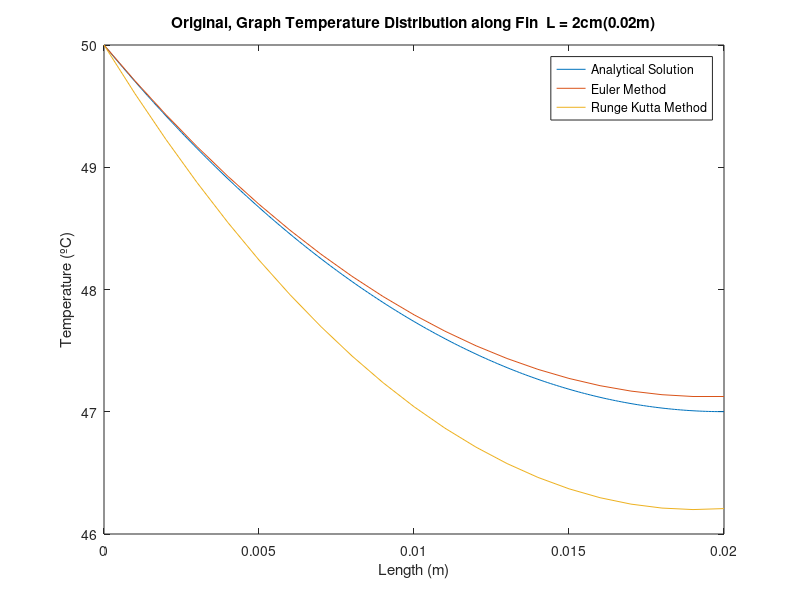

Recreate this plot in MATLAB.
clc;
clear all;
close all;

PI = 3.14159;           % The value of pie
d =  1e-3;              % diameter of Pin Fin
K =  120;               % Conduction co-efficient 
Tb = 50;                % Base temperature
Ta = 25;                % Ambient Air temperature
L =  2e-2;              % Length of pin fin
h =  20;                % Convection co-efficient
A = PI*(d/2)^2;         %Cross sectional area of pin fin
p = PI*d;               % Perimeter value
m = sqrt((h*p)/(K*A));  % value of m

                    %%%%%%%%%%%%%%%%%%%%%%%%%%%%%%%%%%
                    %    Analytical solution method  %
                    %%%%%%%%%%%%%%%%%%%%%%%%%%%%%%%%%%
x =[0:0.0001:L];
Temp = cosh(m*(L - x))/cosh(m*L);
temperature = Temp*(Tb - Ta) + Ta;
plot(x,(temperature));


                    %%%%%%%%%%%%%%%%%%%%%%%%%%%%%
                    %   Using Euler method
                    %%%%%%%%%%%%%%%%%%%%%%%%%%%%%

% 1. Boundary condtions.
% Two Boundary conditions.
    % a. T(0) = 100
    % b. dT/dx = 0  | (x = L)

n = 20;
T(1) = Tb;
step = L/n
f(1) = m^2 * (T(1) - Ta);
v(1) =  -L*f(1);        % initial guess... assume that step = length....
                        % shooting method to guess the value of v(1)
for i=1:200             % loop for calculating the euler method
    for j=1:n    
        v(j+1) = v(j) + step * f(j);
        T(j+1) = T(j) + step * v(j);
        f(j+1) = m^2 * (T(j+1) - Ta);
    end
    
    %adjusting the next value of v(0) based on deviation from ideal value
    if(abs(v(n)) > 0.00001)
        v(1) = v(1) - v(n)* 0.1;
    end
end
hold
plot(0:step:L,T);


                        %%%%%%%%%%%%%%%%%%%%%%%%%%%%%
                        %%%% RUNGE KUTTA 5th ORDER%%%
                        %%%%%%%%%%%%%%%%%%%%%%%%%%%%%

%setting up initial values

T(1) = Tb;
step = L/n;
F  = @(T) m^2 * (T - Ta);
F2 = @(v) v;

RK_v(1)= -L*F(T(1)); % initial guess... assume that step = length....
                     % shooting method to improve the guessed value of v(1)
for i=1:20           % Loop for calculating Runga-Katta 5th order
    for j=1:n    
        k1_v = F(T(j));
        k2_v = F(T(j) + (1/4)*k1_v*step);
        k3_v = F(T(j) + (1/8)*k1_v*step + (1/8)*k2_v*step);
        k4_v = F(T(j) - (1/2)*k2_v*step + k3_v*step);
        k5_v = F(T(j) + (3/16)*k1_v*step +(9/16)*k4_v*step);
        k6_v = F(T(j) - (3/7)*k1_v*step + (2/7)*k2_v*step + (12/7)*k3_v*step - (12/7)*k4_v*step + (8/7)*k5_v*step);     
        
        RK_v(j+1) = RK_v(j) + 1/90*(7*k1_v + 32*k3_v + 12*k4_v + 32*k5_v + 7*k6_v)*step;
        
        
        k1_t = F2(RK_v(j));
        k2_t = F2(RK_v(j) + (1/4)*k1_t*step);
        k3_t = F2(RK_v(j) + (1/8)*k1_t*step + (1/8)*k2_t*step);
        k4_t = F2(RK_v(j) - (1/2)*k2_t*step + k3_t*step);
        k5_t = F2(RK_v(j) + (3/16)*k1_t*step +(9/16)*k4_t*step);
        k6_t = F2(RK_v(j) - (3/7)*k1_t*step + (2/7)*k2_t*step + (12/7)*k3_t*step - (12/7)*k4_t*step + (8/7)*k5_t*step);     
        
        
        
        T(j+1) = T(j) + 1/90*(7*k1_t + 32*k3_t + 12*k4_t + 32*k5_t + 7*k6_t)*step;
       
    end
    
    %adjusting the next value of v(0) based on deviation from ideal value
    if(abs(RK_v(n)) > 0.00001)
        RK_v(1) = RK_v(1) - RK_v(n)*0.1;
    end
end


                    %%%%%%%%%%%%%%%%%%%%%%%%%%%%%%%%%%%%%%%%%
                    %           Plotting the solutions      %
                    %%%%%%%%%%%%%%%%%%%%%%%%%%%%%%%%%%%%%%%%%

plot(0:step:L,T);
xlabel('Length (m)')
ylabel('Temperature (ºC)')
title('Original, Graph Temperature Distribution along Fin  L = 2cm(0.02m)')
legend('Analytical Solution','Euler Method','Runge Kutta Method')



                        %%%%%%%%%%%%%%%%%%%%%%%%%%%%%
                        %%%% FIN EFFICIENCY %%%%%%%%%
                        %%%%%%%%%%%%%%%%%%%%%%%%%%%%%
Q_fin = v(1)* (-K*A);
Q_noFin = h*A*(Tb - Ta);
Q = Q_fin /Q_noFin          %Final Fin effectiveness.     
